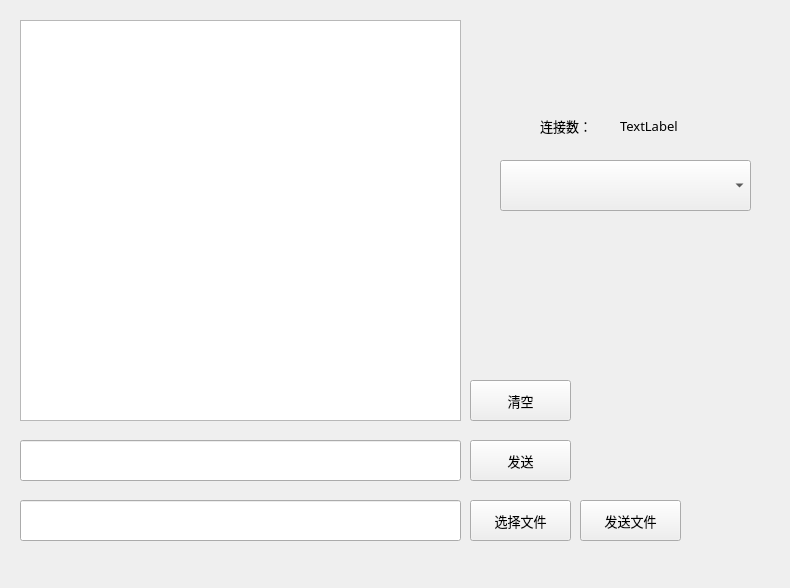
<?xml version="1.0" encoding="UTF-8"?>
<ui version="4.0">
 <class>QtServer</class>
 <widget class="QMainWindow" name="QtServer">
  <property name="geometry">
   <rect>
    <x>0</x>
    <y>0</y>
    <width>790</width>
    <height>588</height>
   </rect>
  </property>
  <property name="windowTitle">
   <string>Victor服务器</string>
  </property>
  <widget class="QWidget" name="centralwidget">
   <widget class="QPushButton" name="pushButton_sendFile">
    <property name="geometry">
     <rect>
      <x>580</x>
      <y>500</y>
      <width>101</width>
      <height>41</height>
     </rect>
    </property>
    <property name="font">
     <font>
      <family>微软雅黑</family>
      <pointsize>10</pointsize>
     </font>
    </property>
    <property name="text">
     <string>发送文件</string>
    </property>
   </widget>
   <widget class="QLineEdit" name="lineEditMsg">
    <property name="geometry">
     <rect>
      <x>20</x>
      <y>440</y>
      <width>441</width>
      <height>41</height>
     </rect>
    </property>
   </widget>
   <widget class="QPushButton" name="btnSend">
    <property name="geometry">
     <rect>
      <x>470</x>
      <y>440</y>
      <width>101</width>
      <height>41</height>
     </rect>
    </property>
    <property name="font">
     <font>
      <family>微软雅黑</family>
      <pointsize>10</pointsize>
     </font>
    </property>
    <property name="text">
     <string>发送</string>
    </property>
   </widget>
   <widget class="QTextEdit" name="textBrowser">
    <property name="geometry">
     <rect>
      <x>20</x>
      <y>20</y>
      <width>441</width>
      <height>401</height>
     </rect>
    </property>
    <property name="font">
     <font>
      <family>微软雅黑</family>
     </font>
    </property>
   </widget>
   <widget class="QLineEdit" name="lineEdit_fileName">
    <property name="geometry">
     <rect>
      <x>20</x>
      <y>500</y>
      <width>441</width>
      <height>41</height>
     </rect>
    </property>
   </widget>
   <widget class="QPushButton" name="pushButton_selectFile">
    <property name="geometry">
     <rect>
      <x>470</x>
      <y>500</y>
      <width>101</width>
      <height>41</height>
     </rect>
    </property>
    <property name="font">
     <font>
      <family>微软雅黑</family>
      <pointsize>10</pointsize>
     </font>
    </property>
    <property name="text">
     <string>选择文件</string>
    </property>
   </widget>
   <widget class="QComboBox" name="comboBoxObj">
    <property name="geometry">
     <rect>
      <x>500</x>
      <y>160</y>
      <width>251</width>
      <height>51</height>
     </rect>
    </property>
    <property name="font">
     <font>
      <family>微软雅黑</family>
      <pointsize>10</pointsize>
     </font>
    </property>
   </widget>
   <widget class="QLabel" name="label">
    <property name="geometry">
     <rect>
      <x>540</x>
      <y>110</y>
      <width>61</width>
      <height>31</height>
     </rect>
    </property>
    <property name="font">
     <font>
      <family>微软雅黑</family>
      <pointsize>10</pointsize>
     </font>
    </property>
    <property name="text">
     <string>连接数：</string>
    </property>
   </widget>
   <widget class="QLabel" name="labelNum">
    <property name="geometry">
     <rect>
      <x>620</x>
      <y>110</y>
      <width>81</width>
      <height>31</height>
     </rect>
    </property>
    <property name="font">
     <font>
      <family>微软雅黑</family>
      <pointsize>10</pointsize>
     </font>
    </property>
    <property name="text">
     <string>TextLabel</string>
    </property>
   </widget>
   <widget class="QPushButton" name="btnClear">
    <property name="geometry">
     <rect>
      <x>470</x>
      <y>380</y>
      <width>101</width>
      <height>41</height>
     </rect>
    </property>
    <property name="font">
     <font>
      <family>微软雅黑</family>
      <pointsize>10</pointsize>
     </font>
    </property>
    <property name="text">
     <string>清空</string>
    </property>
   </widget>
  </widget>
  <widget class="QMenuBar" name="menubar">
   <property name="geometry">
    <rect>
     <x>0</x>
     <y>0</y>
     <width>790</width>
     <height>26</height>
    </rect>
   </property>
  </widget>
 </widget>
 <resources/>
 <connections/>
</ui>
